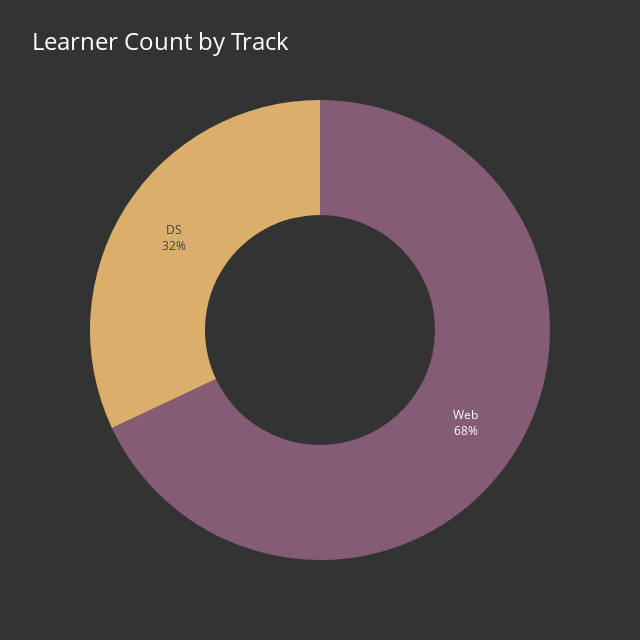

The cell this chart's notebook holds for it:
### Code cell
df_type = DataFrame(learners)
type_value_counts = df_type["track"].value_counts()
data = go.Pie(
    labels=type_value_counts.index,
    values=type_value_counts.values,
    hole=0.5,
    textinfo="percent+label",
    textfont={"size": 12},
    hoverinfo="text+label+value",
    textposition='inside',
    showlegend=False,
)
layout = go.Layout(
    title={
        "text": "Learner Count by Track",
        "font": {"color": "white", "size": 24},
    },
    colorway=px.colors.qualitative.Antique,
    width=640,
    height=640,
    paper_bgcolor="#333333",
)
figure = go.Figure(data, layout)
figure.show()

### Figure 1 — Plotly figure (JSON) as saved in the notebook; plotly's stock layout.template omitted (floating-point values rounded to 4 significant figures)
{"data": [{"hole": 0.5, "hoverinfo": "text+label+value", "labels": ["Web", "DS"], "showlegend": false, "textfont": {"size": 12}, "textinfo": "percent+label", "textposition": "inside", "values": [34, 16], "type": "pie"}], "layout": {"colorway": ["rgb(133, 92, 117)", "rgb(217, 175, 107)", "rgb(175, 100, 88)", "rgb(115, 111, 76)", "rgb(82, 106, 131)", "rgb(98, 83, 119)", "rgb(104, 133, 92)", "rgb(156, 156, 94)", "rgb(160, 97, 119)", "rgb(140, 120, 93)", "rgb(124, 124, 124)"], "height": 640, "paper_bgcolor": "#333333", "title": {"font": {"color": "white", "size": 24}, "text": "Learner Count by Track"}, "width": 640}}
